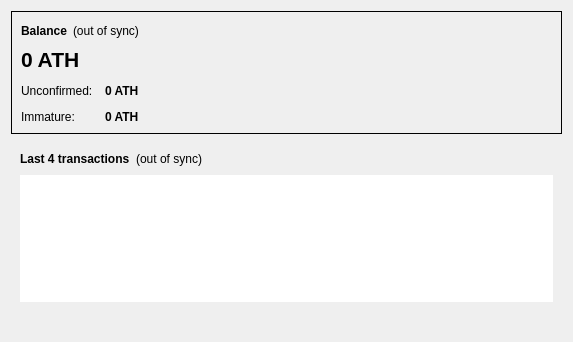
<?xml version="1.0" encoding="UTF-8"?>
<ui version="4.0">
 <class>OverviewPage</class>
 <widget class="QWidget" name="OverviewPage">
  <property name="geometry">
   <rect>
    <x>0</x>
    <y>0</y>
    <width>573</width>
    <height>342</height>
   </rect>
  </property>
  <property name="windowTitle">
   <string>Form</string>
  </property>
  <property name="autoFillBackground">
   <bool>false</bool>
  </property>
  <layout class="QVBoxLayout" name="verticalLayout_2">
   <item>
    <widget class="QFrame" name="frame">
     <property name="autoFillBackground">
      <bool>false</bool>
     </property>
     <property name="frameShape">
      <enum>QFrame::Box</enum>
     </property>
     <property name="frameShadow">
      <enum>QFrame::Plain</enum>
     </property>
     <layout class="QVBoxLayout" name="verticalLayout_4">
      <item>
       <layout class="QHBoxLayout" name="horizontalLayout_4">
        <item>
         <widget class="QLabel" name="label_5">
          <property name="font">
           <font>
            <weight>75</weight>
            <bold>true</bold>
           </font>
          </property>
          <property name="text">
           <string>Balance</string>
          </property>
         </widget>
        </item>
        <item>
         <widget class="QLabel" name="labelWalletStatus">
          <property name="toolTip">
           <string>The displayed information may be out of date. Your wallet automatically synchronizes with the AtheistCoin network after a connection is established, but this process has not completed yet.</string>
          </property>
          <property name="text">
           <string notr="true">(out of sync)</string>
          </property>
          <property name="alignment">
           <set>Qt::AlignLeading|Qt::AlignLeft|Qt::AlignVCenter</set>
          </property>
         </widget>
        </item>
        <item>
         <spacer name="horizontalSpacer_2">
          <property name="orientation">
           <enum>Qt::Horizontal</enum>
          </property>
          <property name="sizeHint" stdset="0">
           <size>
            <width>40</width>
            <height>20</height>
           </size>
          </property>
         </spacer>
        </item>
       </layout>
      </item>
      <item>
       <layout class="QFormLayout" name="formLayout_2">
        <property name="fieldGrowthPolicy">
         <enum>QFormLayout::AllNonFixedFieldsGrow</enum>
        </property>
        <property name="horizontalSpacing">
         <number>12</number>
        </property>
        <property name="verticalSpacing">
         <number>12</number>
        </property>
        <item row="2" column="0">
         <widget class="QLabel" name="label_3">
          <property name="text">
           <string>Unconfirmed:</string>
          </property>
         </widget>
        </item>
        <item row="2" column="1">
         <widget class="QLabel" name="labelUnconfirmed">
          <property name="font">
           <font>
            <weight>75</weight>
            <bold>true</bold>
           </font>
          </property>
          <property name="cursor">
           <cursorShape>IBeamCursor</cursorShape>
          </property>
          <property name="toolTip">
           <string>Total of transactions that have yet to be confirmed, and do not yet count toward the current balance</string>
          </property>
          <property name="text">
           <string notr="true">0 ATH</string>
          </property>
          <property name="textInteractionFlags">
           <set>Qt::LinksAccessibleByMouse|Qt::TextSelectableByKeyboard|Qt::TextSelectableByMouse</set>
          </property>
         </widget>
        </item>
        <item row="3" column="0">
         <widget class="QLabel" name="labelImmatureText">
          <property name="text">
           <string>Immature:</string>
          </property>
         </widget>
        </item>
        <item row="3" column="1">
         <widget class="QLabel" name="labelImmature">
          <property name="font">
           <font>
            <weight>75</weight>
            <bold>true</bold>
           </font>
          </property>
          <property name="toolTip">
           <string>Mined balance that has not yet matured</string>
          </property>
          <property name="text">
           <string notr="true">0 ATH</string>
          </property>
          <property name="textInteractionFlags">
           <set>Qt::LinksAccessibleByMouse|Qt::TextSelectableByKeyboard|Qt::TextSelectableByMouse</set>
          </property>
         </widget>
        </item>
        <item row="1" column="0">
         <widget class="QLabel" name="labelBalance">
          <property name="font">
           <font>
            <pointsize>16</pointsize>
            <weight>75</weight>
            <bold>true</bold>
           </font>
          </property>
          <property name="cursor">
           <cursorShape>IBeamCursor</cursorShape>
          </property>
          <property name="toolTip">
           <string>Your current balance</string>
          </property>
          <property name="text">
           <string notr="true">0 ATH</string>
          </property>
          <property name="textInteractionFlags">
           <set>Qt::LinksAccessibleByMouse|Qt::TextSelectableByKeyboard|Qt::TextSelectableByMouse</set>
          </property>
         </widget>
        </item>
       </layout>
      </item>
     </layout>
    </widget>
   </item>
   <item>
    <widget class="QFrame" name="frame_2">
     <property name="frameShape">
      <enum>QFrame::NoFrame</enum>
     </property>
     <property name="frameShadow">
      <enum>QFrame::Plain</enum>
     </property>
     <property name="lineWidth">
      <number>0</number>
     </property>
     <layout class="QVBoxLayout" name="verticalLayout">
      <item>
       <layout class="QHBoxLayout" name="horizontalLayout_2">
        <item>
         <widget class="QLabel" name="label_4">
          <property name="text">
           <string>&lt;html&gt;&lt;head/&gt;&lt;body&gt;&lt;p&gt;&lt;span style=&quot; font-weight:600;&quot;&gt;Last 4 transactions&lt;/span&gt;&lt;/p&gt;&lt;/body&gt;&lt;/html&gt;</string>
          </property>
         </widget>
        </item>
        <item>
         <widget class="QLabel" name="labelTransactionsStatus">
          <property name="toolTip">
           <string>The displayed information may be out of date. Your wallet automatically synchronizes with the AtheistCoin network after a connection is established, but this process has not completed yet.</string>
          </property>
          <property name="text">
           <string notr="true">(out of sync)</string>
          </property>
          <property name="alignment">
           <set>Qt::AlignRight|Qt::AlignTrailing|Qt::AlignVCenter</set>
          </property>
         </widget>
        </item>
        <item>
         <spacer name="horizontalSpacer">
          <property name="orientation">
           <enum>Qt::Horizontal</enum>
          </property>
          <property name="sizeHint" stdset="0">
           <size>
            <width>40</width>
            <height>20</height>
           </size>
          </property>
         </spacer>
        </item>
       </layout>
      </item>
      <item>
       <widget class="QListView" name="listTransactions">
        <property name="frameShape">
         <enum>QFrame::NoFrame</enum>
        </property>
        <property name="verticalScrollBarPolicy">
         <enum>Qt::ScrollBarAlwaysOff</enum>
        </property>
        <property name="horizontalScrollBarPolicy">
         <enum>Qt::ScrollBarAlwaysOff</enum>
        </property>
        <property name="selectionMode">
         <enum>QAbstractItemView::NoSelection</enum>
        </property>
       </widget>
      </item>
     </layout>
    </widget>
   </item>
   <item>
    <widget class="QLabel" name="labelAlerts">
     <property name="visible">
      <bool>false</bool>
     </property>
     <property name="wordWrap">
      <bool>true</bool>
     </property>
     <property name="margin">
      <number>3</number>
     </property>
    </widget>
   </item>
  </layout>
 </widget>
 <resources/>
 <connections/>
</ui>
